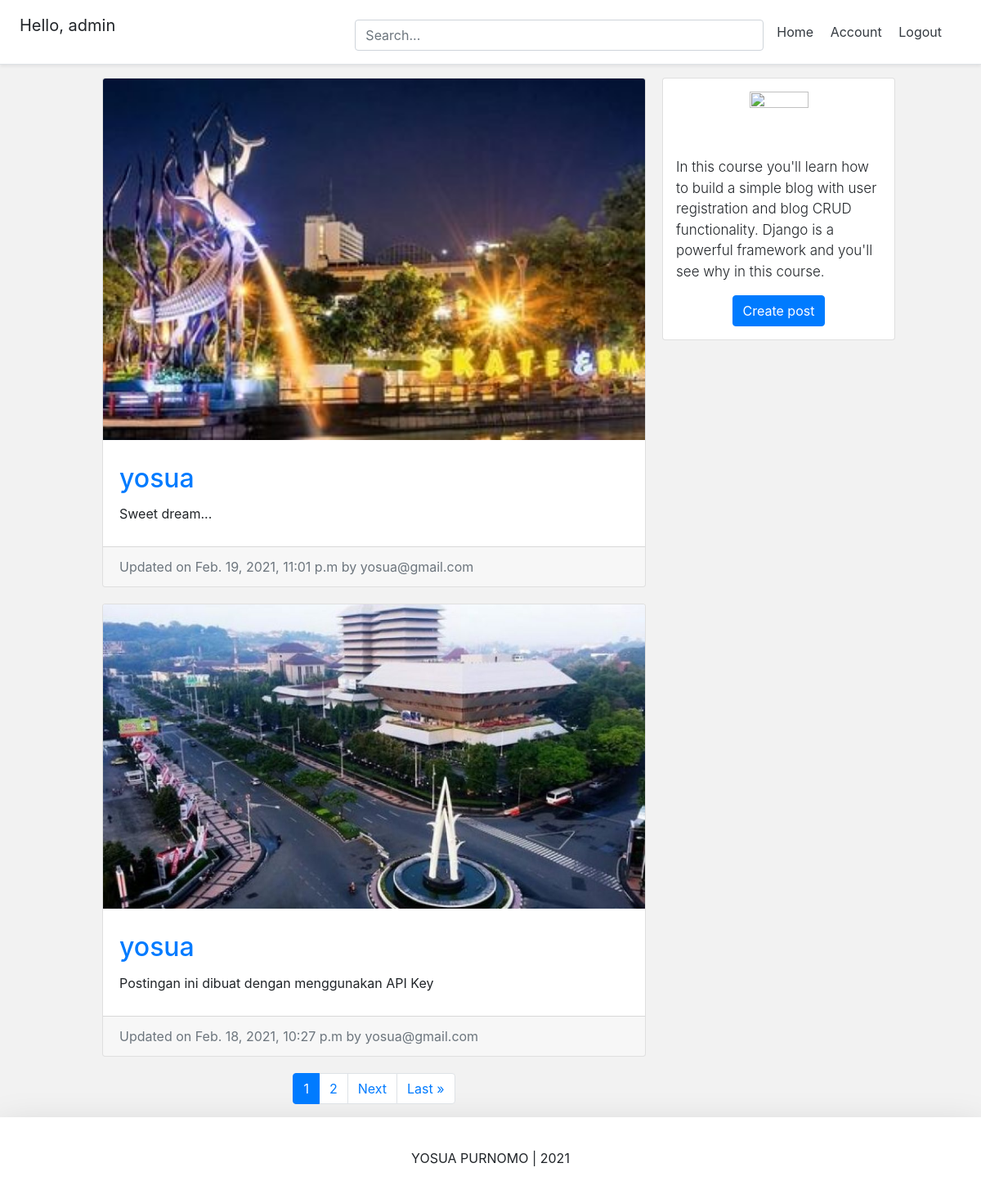
The app's page / (signed in) with its own data.
### Account/models.py (models this page shows, shortened)
class Account(AbstractBaseUser):
	email 			= models.EmailField(verbose_name='email', max_length=60, unique=True)
	username 		= models.CharField(max_length=30, unique=True)
	date_joined		= models.DateTimeField(verbose_name='date joined', auto_now_add=True)
	last_login		= models.DateTimeField(verbose_name='last login', auto_now=True)
	is_admin		= models.BooleanField(default=False)
	is_active		= models.BooleanField(default=True)
	is_staff		= models.BooleanField(default=False)
	is_superuser	= models.BooleanField(default=False)
	USERNAME_FIELD = 'email'
	REQUIRED_FIELDS = ['username']
	objects = AccountManage()
	def __str__(self):
		return self.email

### Post/models.py (models this page shows, shortened)
class PostModel(models.Model):
	caption			= models.TextField(max_length=5000, null=False, blank=True)
	image			= models.ImageField(upload_to=upload_location, null=False, blank=True)
	date_published	= models.DateTimeField(auto_now_add=True, verbose_name='date published')
	date_updated	= models.DateTimeField(auto_now=True, verbose_name='date updated')
	author			= models.ForeignKey(settings.AUTH_USER_MODEL, on_delete=models.CASCADE)
	slug 			= models.SlugField(blank=True, unique=True)

### Personal/views.py (the view)
# urls.py: path('', home_view.as_view(), name="home"),
class home_view(ListView):
	page_kwarg = 'page'
	paginate_by = 2
	context_object_name = 'post_model'
	model = PostModel
	template_name = 'personal/home.html'
	ordering = '-date_published'
	def get_context_data(self, **kwargs):
		search = self.request.GET.get('q', '')
		self.extra_context = {
			'query':str(search)
			}
		print(self.extra_context)
		return super().get_context_data(**kwargs)
	def get_queryset(self):
		search = self.request.GET.get('q', False)
		if search:
			self.querset = self.model.objects.filter(
							Q(caption__icontains=search) |
							 Q(author__username=search)
							 )
			return self.querset
		return super().get_queryset()

### Personal/templates/personal/home.html (shortened to what this page needs)
{% extends 'base.html' %}
{% load static %}
{% block content %}
<link rel="stylesheet" type="text/css" href="{% static "personal/home.css" %}">
<div class="container">
	<div class="row">
		<div class="left-column col-lg-7 offset-lg-1">
				{% for post in post_model %}
					<div class="blog-post-container">
						{% include 'post/snippets/blog_post_snippet.html' with post_model=post %}
					</div>
				{% endfor %}
			{% include 'post/snippets/blog_post_pagination.html' with post_model=post_model %}
		</div>
		<div class="right-column col-lg-3 d-lg-flex d-none flex-column">
			<div class="card create-post-bar d-flex flex-column p-3">
				<img class="img-fluid d-block m-auto pb-2" src="{% static 'codingwithmitch_logo.png' %}" width="72" height="72">
				<p class="lead">In this course you'll learn how to build a simple blog with user registration and blog CRUD functionality. Django is a powerful
  					framework and you'll see why in this course.</p>
				<p class="m-auto"><a class="btn btn-primary" href="{% url 'post:create' %}">Create post</a></p>
			</div>
		</div>
	</div>
</div>
{% endblock content %}

### templates/snippets/header.html (shortened to what this page needs)
{% load static %}
<link rel="stylesheet" type="text/css" href="{% static "css/header.css" %}">
<div class="d-flex flex-column flex-md-row align-items-center p-3 px-md-4 mb-3 bg-white border-bottom shadow-sm">
  <h5 class="my-0 mr-md-auto font-weight-normal">
  	{% if request.user.is_authenticated %}
  		<p>Hello, {{request.user.username}}</p>
  	{% endif %}
  </h5>
  <div class="search-bar mt-sm-2 mr-2">
  	<form onsubmit="return executeQuery();">
  		<input type="text" class="form-control" name="q" id="id_q" placeholder="Search...">
  	</form>
  </div>
  <nav class="my-2 my-md-0 mr-md-3">
  	{% if request.user.is_authenticated %}
	  	<a class="p-2 text-dark" href="{% url 'home' %}">Home</a>
	    <a class="p-2 text-dark" href="{% url 'account' %}">Account</a>
	    <a class="p-2 text-dark" href="{% url 'logout' %}">Logout</a>
	{% else %}
		<a class="p-2 text-dark" href="{% url 'home' %}">Home</a>
	    <a class="p-2 text-dark" href="{% url 'login' %}">Login</a>
	    <a class="btn btn-outline-primary" href="{% url 'register' %}">Register</a>
	{% endif %}
  </nav>
</div>

### Post/templates/post/snippets/blog_post_snippet.html (shortened to what this page needs)
{% load static %}
<link rel="stylesheet" type="text/css" href="{% static "post/blog_snippets.css" %}">
{% if post_model %}
<div class="container">
	<div class="row">
		<div class="card m-auto">
			<a href="{% url 'post:detail' post.slug %}">
				<img class="card-img-top" src="{{post_model.image.url}}">
			</a>
			<div class="card-body mt-2 mb-2">
				<a href="{% url 'post:detail' post.slug %}">
					<h2 class="card-title">{{post_model.author.username}}</h2>
				</a>
				<p class="card-text">{{post_model.caption|linebreaksbr|truncatechars:250}}</p>
			</div>
			<div class="card-footer text-muted">
			  Updated on {{post_model.date_updated}} by {{post_model.author}}
			</div>
		</div>
	</div>
</div>
{% endif %}

### static/css/header.css (style rules this page uses)
@media (min-width: 768px) { html { font-size: 16px; } }
.search-bar { max-width: 500px; width: 100%; }
form { width: 100%; }

### static/css/base.css (style rules this page uses)
body { background-color: #f2f2f2; }

### Personal/static/personal/home.css (style rules this page uses)
@media (min-width: 768px) { .right-column { margin-left: 20px; } }
.blog-post-container { margin-bottom: 20px; width: 100%; }
.create-post-bar { background-color: #fff; margin-bottom:20px; }
.left-column { padding:0px; }
.right-column { padding:0px; }
.lead { font-size: 17px; }

### Post/static/post/blog_snippets.css (style rules this page uses)
.card { max-width: 700px; width: 100%; }
.card-body { padding: 20px; }

### records on screen
Account: user.username "admin"
PostModel: image (picture), author.username "yosua", caption "Sweet dream...", date_updated "Feb. 19, 2021, 11:01 p.m", author "yosua@gmail.com"
PostModel: image (picture), author.username "yosua", caption "Postingan ini dibuat dengan menggunakan API Key", date_updated "Feb. 18, 2021, 10:27 p.m", author "yosua@gmail.com"

### other values on screen
{{ i }} "1"
{{ i }} "2"
